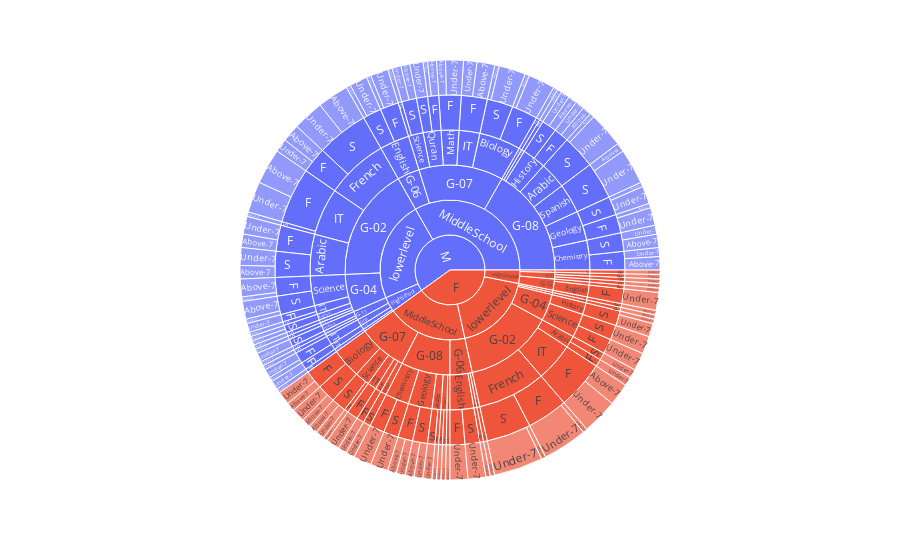

Write notebook code for a chart like this one.
### Code cell
fig = px.sunburst(students_Good, path=["gender",'StageID','GradeID',
                                    'Topic','Semester','StudentAbsenceDays'])
fig.show()

### Figure 1 — Plotly figure (JSON) as saved in the notebook; plotly's stock layout.template omitted (floating-point values rounded to 4 significant figures; data arrays with more than 128 entries replaced by an {"elided": "..."} marker saying what was removed)
{"data": [{"branchvalues": "total", "domain": {"x": [0, 1], "y": [0, 1]}, "hovertemplate": "labels=%{label}<br>count=%{value}<br>parent=%{parent}<br>id=%{id}<extra></extra>", "ids": {"elided": "264 str values"}, "labels": {"elided": "264 str values"}, "name": "", "parents": {"elided": "264 str values"}, "type": "sunburst", "values": {"elided": "264 int values"}}], "layout": {"legend": {"tracegroupgap": 0}, "margin": {"t": 60}}}
